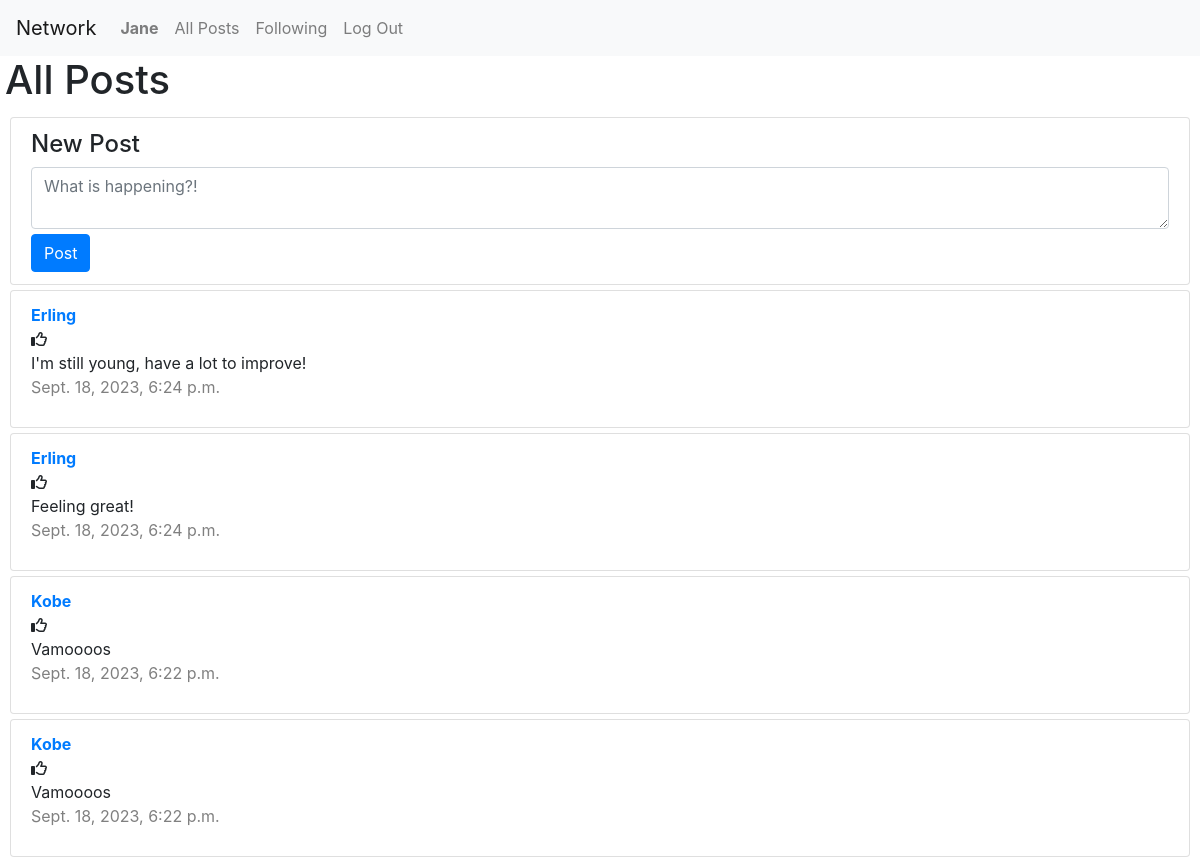
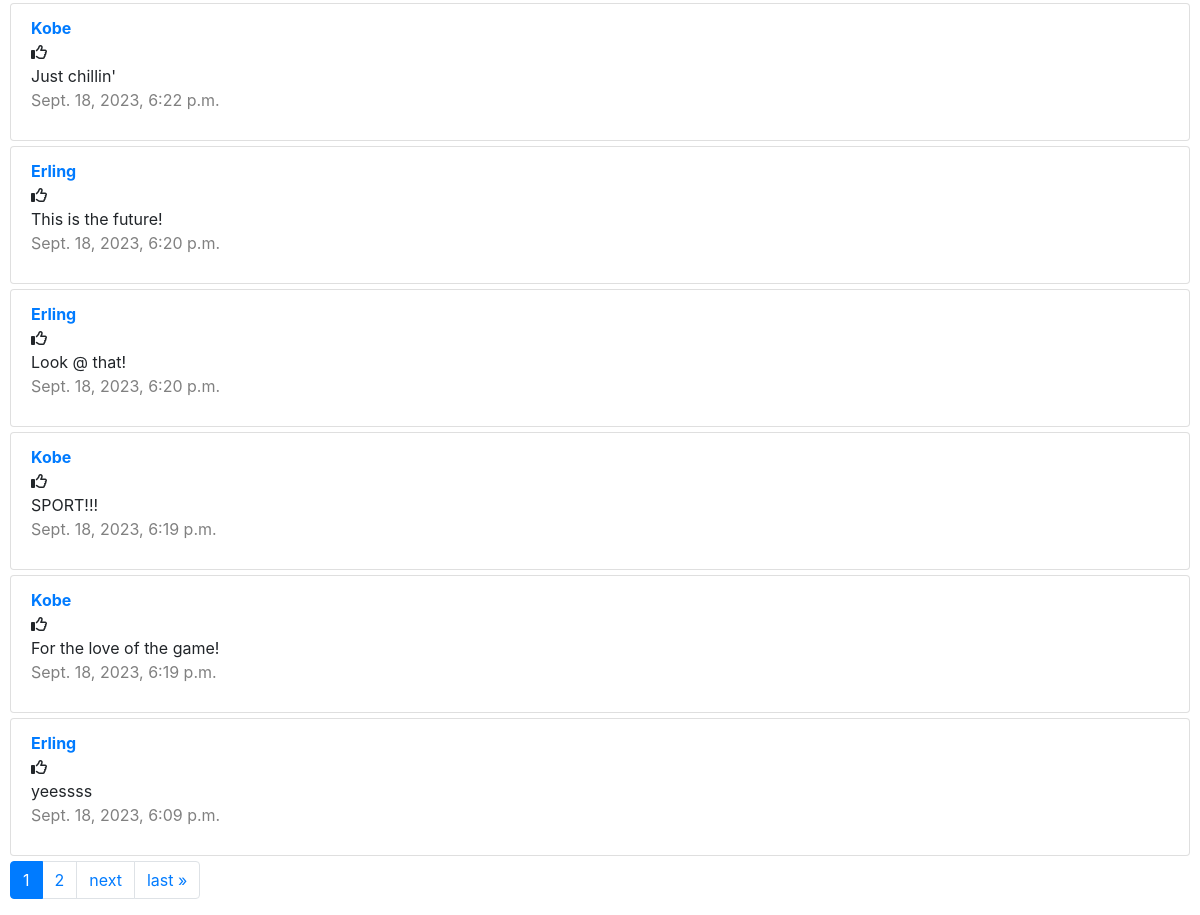
The page /following (signed in) on the database its author committed (2 pictures, top to bottom).
### network/models.py (models this page shows, shortened)
class User(AbstractUser):
    following = models.ManyToManyField('self', symmetrical=False, blank=True, related_name='followers')

class Post(models.Model):
    user = models.ForeignKey(User, on_delete=models.CASCADE, related_name="posts")
    content = models.TextField()
    created_at = models.DateTimeField(auto_now_add=True)

### network/views.py (the view)
# urls.py: path("following", views.following, name="following"),
@login_required
def following(request):
    following_users = request.user.following.all()
    all_posts = []
    for user in following_users:
        posts = user.posts.all()
        all_posts.extend(posts)
    all_posts = sorted(all_posts, key=lambda post: post.created_at, reverse=True)
    page_obj = paginate(request, all_posts)
    return render(request, "network/index.html", {'page_obj': page_obj})

### network/views.py (called while the page is built)
def paginate(request, posts):
    paginator = Paginator(posts, 10)  # Show 10 contacts per page.
    page_number = request.GET.get("page")
    page_obj = paginator.get_page(page_number)
    return page_obj

### network/templates/network/index.html (shortened to what this page needs)
{% extends "network/layout.html" %}
{% load static %}
{% block body %}
    <h1>All Posts</h1>
    <div id="post-view">
        <ul class="list-group">
            <li class="list-group-item">
                <h4>New Post</h4>
                <form id="post-form" method="post" action="{% url 'create_post' %}">
                    <textarea class="form-control" id="post-content" placeholder="What is happening?!"></textarea>
                    <input id="post-button" type="submit" class="btn btn-primary" value="Post"/>
                </form>
            </li>
        </ul>
    </div>
    {% include 'network/post_list.html' with page_obj=page_obj whoYouLiked=whoYouLiked %}
{% endblock %}

### network/templates/network/layout.html (shortened to what this page needs)
{% load static %}
<!DOCTYPE html>
<html lang="en">
    <head>
        <link rel="stylesheet" href="https://stackpath.bootstrapcdn.com/bootstrap/4.4.1/css/bootstrap.min.css">
        <link href="{% static 'network/styles.css' %}" rel="stylesheet">
        <link rel="stylesheet" href="https://cdnjs.cloudflare.com/ajax/libs/font-awesome/6.4.2/css/all.min.css" />
    </head>
    <body>
        <nav class="navbar navbar-expand-lg navbar-light bg-light">
            <a class="navbar-brand" href="#">Network</a>
            <div>
              <ul class="navbar-nav mr-auto">
                {% if user.is_authenticated %}
                    <li class="nav-item">
                        <a class="nav-link" href="{% url 'profile' username=user.username %}"><strong>{{ user.username }}</strong></a>
                    </li>
                {% endif %}
                <li class="nav-item">
                  <a class="nav-link" href="{% url 'index' %}">All Posts</a>
                </li>
                {% if user.is_authenticated %}
                    <li class="nav-item">
                        <a class="nav-link" href="{% url 'following' %}">Following</a>
                    </li>
                    <li class="nav-item">
                        <a class="nav-link" href="{% url 'logout' %}">Log Out</a>
                    </li>
                {% endif %}
              </ul>
            </div>
          </nav>
        <div class="body">
            {% block body %}
            {% endblock %}
        </div>
    </body>
</html>

### network/templates/network/post_list.html (shortened to what this page needs)
{% load static %}
<ul class="list-group">
    {% for post in page_obj %}
        <div id="post" data-post-id="{{ post.id }}">
            <li class="list-group-item">
                <strong><a href="{% url 'profile' username=post.user.username %}">{{ post.user.username }}</a></strong> <br>
                {% if user.is_authenticated %}
                    {% if user == post.user %}
                        <button class="btn btn-sm btn-outline-primary edit-button" data-toggle="modal" data-target="#modal_edit_post_{{ post.id }}">Edit</button><br>
                        <div class="modal fade" id="modal_edit_post_{{ post.id }}" tabindex="-1" role="dialog" aria-labelledby="modal_edit_post_{{ post.id }}_label" aria-hidden="true">
                            <div class="modal-dialog" role="document">
                                <div class="modal-content">
                                <div class="modal-header">
                                    <h5 class="modal-title">Edit Post</h5>
                                    <button type="button" class="close" data-dismiss="modal" aria-label="Close">
                                    <span aria-hidden="true">&times;</span>
                                    </button>
                                </div>
                                <div class="modal-body">
                                    <textarea class="form-control" name="content" id="textarea_{{ post.id }}" rows="5">{{ post.content }}</textarea>
                                </div>
                                <div class="modal-footer">
                                    <button type="button" class="btn btn-primary" onclick="submitHandler({{ post.id }})">Save changes</button>
                                    <button type="button" class="btn btn-secondary" data-dismiss="modal">Close</button>
                                </div>
                                </div>
                            </div>
                        </div>
                    {% else %}
                        {% if post.id in whoYouLiked%}
                        <i class="fa-solid fa-thumbs-up" id="{{ post.id }}" onclick="likeHandler({{ post.id }}, '{{ whoYouLiked }}')"></i>
                        {% else%}
                        <i class="fa-regular fa-thumbs-up" id="{{ post.id }}" onclick="likeHandler({{ post.id }}, '{{ whoYouLiked }}')"></i>
                        {% endif %}
                    {% endif%}
                {% endif%}
                <div class="post-content" id="content_{{ post.id }}">
                    {{ post.content }}
                </div>
                <p class="date">{{ post.created_at }}</p>
            </li>
        </div>
    {% endfor %}
</ul>
<span class="step-links">
    <nav aria-label="Page navigation">
        <ul class="pagination">
                {% for page_num in page_obj.paginator.page_range %}
                    <li class="page-item {% if page_num == page_obj.number %}active{% endif %}">
                        <a class="page-link" href="{% url 'index' %}?page={{ page_num }}">{{ page_num }}</a>
                    </li>
                {% endfor %}
            {% if page_obj.has_next %}
                <li class="page-item"><a class="page-link" href="{% url 'index' %}?page={{ page_obj.next_page_number }}">next</a></li>
                <li class="page-item"><a class="page-link" href="{% url 'index' %}?page={{ page_obj.paginator.num_pages }}">last &raquo;</a></li>
            {% endif %}
        </ul>
    </nav>
</span>

### network/static/network/styles.css (style rules this page uses)
h1, h3 { margin-left: 5px; }
.list-group-item, .follower-following, .pagination { margin-left: 10px; margin-right: 10px; margin-top: 5px; }
.btn { margin-top: 5px; }
.date { color: grey; }

### rows shown on the page
User: username "Jane"
Post: user.username "Erling", content "I'm still young, have a lot to improve!", created_at "Sept. 18, 2023, 6:24 p.m."
Post: user.username "Erling", content "Feeling great!", created_at "Sept. 18, 2023, 6:24 p.m."
Post: user.username "Kobe", content "Vamoooos", created_at "Sept. 18, 2023, 6:22 p.m."
Post: user.username "Kobe", content "Vamoooos", created_at "Sept. 18, 2023, 6:22 p.m."
Post: user.username "Kobe", content "Just chillin'", created_at "Sept. 18, 2023, 6:22 p.m."
Post: user.username "Erling", content "This is the future!", created_at "Sept. 18, 2023, 6:20 p.m."
Post: user.username "Erling", content "Look @ that!", created_at "Sept. 18, 2023, 6:20 p.m."
Post: user.username "Kobe", content "SPORT!!!", created_at "Sept. 18, 2023, 6:19 p.m."
Post: user.username "Kobe", content "For the love of the game!", created_at "Sept. 18, 2023, 6:19 p.m."
Post: user.username "Erling", content "yeessss", created_at "Sept. 18, 2023, 6:09 p.m."

### other values the page prints
{{ page_num }} "1" "2"
